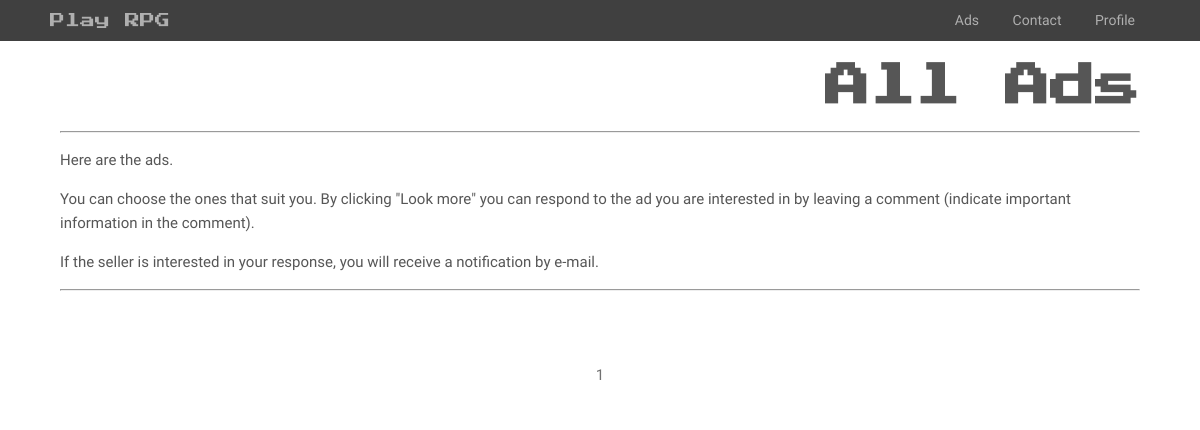
The page /ads/ on the database as committed earlier.
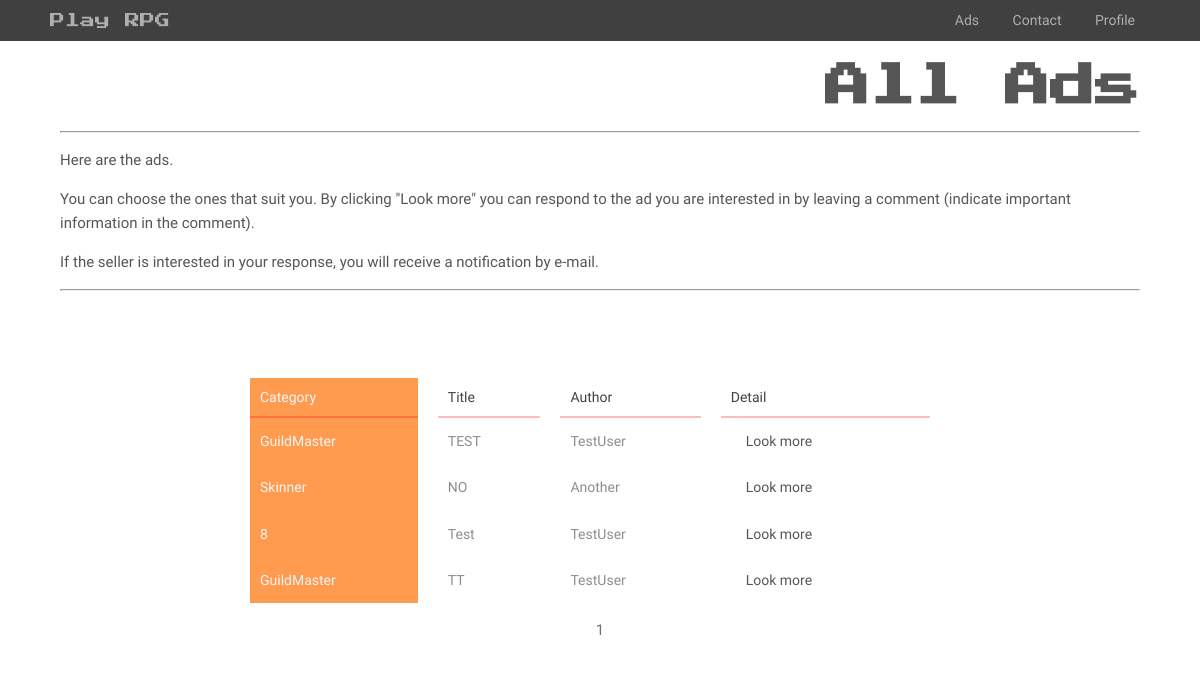
The same page on the database as committed later.
### ads/models.py (models this page shows, shortened)
class Ads(models.Model):
    author = models.ForeignKey(User, on_delete=models.CASCADE)
    time_create = models.DateTimeField(auto_now_add=True)
    category = models.CharField(max_length=2, choices=Category.choices, null=False)
    tittle = models.CharField(max_length=40)
    content = RichTextUploadingField()
    def get_absolute_url(self):
        return f'{self.id}'

### ads/views.py (the view)
# urls.py: path('', AdsList.as_view(), name='ads'),
class AdsList(ListView):
    model = Ads
    ordering = 'time_create'
    template_name = 'ads.html'
    context_object_name = 'ads'
    paginate_by = 10

### templates/ads.html (shortened to what this page needs)
{% extends 'flatpages/default.html' %}
    {% block content %}
        <div class="header">
            <h2>All Ads</h2>
            <div class="header__iner">
            <hr>
                <p>Here are the ads. <p>
                <p>You can choose the ones that suit you. By clicking "Look more" you can respond to the ad you are interested in by leaving a comment (indicate important information in the comment).</p>
                <p>If the seller is interested in your response, you will receive a notification by e-mail.</p>
            <hr>
            </div>
        </div>
        <div class="wrapper">
            {% if ads %}
                <table class="table_col">
                    <colgroup>
                        <col style="background: rgba(255, 111, 0, 0.69)">
                    </colgroup>
                <tr>
                    <th>Category</th>
                    <th>Title</th>
                    <th>Author</th>
                    <th>Detail</th>
                    </tr>
                    {% for ad in ads %}
                    <tr>
                        <td>{{ ad.get_category_display }} </td>
                        <td>{{ ad.tittle }} </td>
                        <td>{{ ad.author }} </td>
                        <td><a class="link" href="/ads/{{ ad.get_absolute_url }}" >Look more</a></td>
                        </tr>
                    {% endfor %}
                </table>
            {% endif %}
    <div class ="paginator">
        {{ page_obj.number }}
        </div>
    </div>
</div>
    {% endblock content %}

### templates/flatpages/default.html (shortened to what this page needs)
<!DOCTYPE html>
<html lang="en">
<head>
    <link rel="stylesheet" href="/static/css/default.css">
</head>
<body>
<div class="sidebar">
    <div class="container">
        <div class="sidebar__iner">
            <div class="sidebar__logo">Play RPG</div>
                <nav class="nav">
                    <a class="nav__link" href="/ads">Ads</a>
                    <a class="nav__link" href="/contact/">Contact</a>
                    <a class="nav__link" href="/accounts/profile/">Profile</a>
                </nav>
            </div>
        </div>
    </div>
</body>
</html>
<div class="container">
    <div class="row">
           {% block content %}{% endblock content %}
   </div>

### static/css/default.css (style rules this page uses)
body { margin: 0; background: url("../img/background.png") center; font-size: 15px; line-height: 1.6; color: rgba(10, 10, 10, 0.58); font-family: 'Unbounded', cursive; }
h1, h2, h3, h4, h5, h6 { margin: 0; }
*, *:before, *:after { -webkit-box-sizing: border-box; box-sizing: border-box; }
.container { width: 100%; max-width: 1100px; margin: 0 auto; }
.sidebar { display: flex; flex-direction: column; justify-content: center; width: 100%; height: 41px; background: rgba(0, 0, 0, 0.75); -webkit-background-size: cover; background-size: auto; flex-grow: 0; flex-shrink: 0; }
.sidebar__iner { display: flex; justify-content: space-between; align-items: center; }
.sidebar__logo { font-family: 'Press Start 2P', cursive; font-size: 15px; color: rgba(255, 255, 255, 0.58); }
.nav { font-family: 'Unbounded', cursive; font-size: 14px; color: rgba(255, 255, 255, 0.58); font-weight: 400; }
.nav__link { display: inline-block; vertical-align: top; margin: 0 15px; position: relative; color: rgba(255, 255, 255, 0.58); text-decoration: none; transition: color .3s linear; }
.row { overflow-y:auto; padding: 10px; text-align: justify; flex-grow: 1; }
.wrapper { width: 700px; padding: 2rem 0 1rem 0; margin: 40px auto; background: rgba(255, 255, 255, 0.58); border: 40px; text-align: center; }
.table_col { margin: 15px auto; font-size: 14px; width: 700px; background: white; text-align: left; border-collapse: collapse; color: #3E4347; }
.table_col th:first-child, .table_col td:first-child { color: #F5F6F6; border-left: none; }
.table_col th { font-weight: normal; border-bottom: 2px solid rgba(255, 0, 21, 0.27); border-right: 20px solid white; border-left: 20px solid white; padding: 8px 10px; }
.table_col td { border-right: 20px solid white; border-left: 20px solid white; padding: 12px 10px; color: #8b8e91; }
.header { width: 1080px; font-size: 30px; color: rgba(10, 10, 10, 0.69); font-family: 'Press Start 2P', cursive; text-align: right; }
.header__iner { font-family: 'Unbounded', cursive; font-size: 15px; color: rgba(10, 10, 10, 0.69); text-align: left; }
.link { display: inline-block; vertical-align: top; margin: 0 15px; position: relative; color: rgba(10, 10, 10, 0.69); text-decoration: none; transition: color .3s linear; }
.link:after { content: ""; opacity: 0; width: 100%; height: 2px; background: rgba(255, 111, 0, 0.6); position: absolute; top: 100%; left: 0; z-index: 1; transition: opacity .3s linear; }

Rows that differ between the two databases and show on the page:
added Ads: category "GuildMaster", tittle "TEST", author "TestUser"
added Ads: category "Skinner", tittle "NO", author "Another"
added Ads: category "8", tittle "Test", author "TestUser"
added Ads: category "GuildMaster", tittle "TT", author "TestUser"
Other text that changed with them:
text now shown: "Category Title Author Detail"
